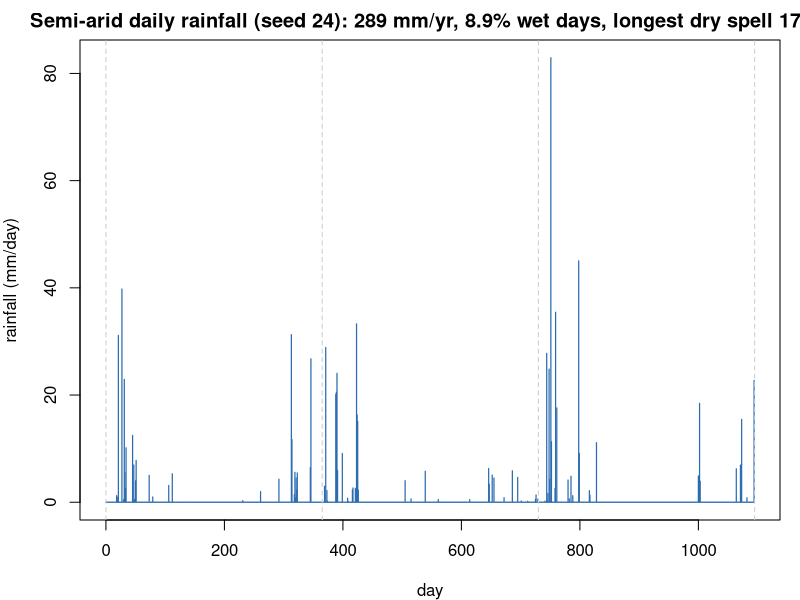

Recreate this plot in R.
#!/usr/bin/env Rscript
for (d in c("out","fig")) dir.create(d, showWarnings = FALSE)
# Semi-arid Australian daily rainfall generator.
#
# Chain-dependent (two-state Markov) occurrence + gamma wet-day intensities, with
# summer-dominant seasonality (monsoon-influenced central/western rangelands, e.g.
# Alice Springs / western NSW: ~250-300 mm/yr, >85% dry days, heavy-tailed storms,
# multi-week dry spells). Southern hemisphere: wet season peaks mid-January.
#
# Output: a piecewise-constant daily rainfall flux (mm/day). The daily steps are
# realistic (rain is delivered in daily gauge totals) and are themselves a stress
# for an adaptive ODE solver -- each day boundary is a kink in the forcing.

set.seed(24)                       # reproducible
n_years <- 3L
n_days  <- 365L * n_years
doy     <- ((seq_len(n_days) - 1L) %% 365L)                # 0..364, day 0 = Jan 1

# Seasonal factor: 1 at peak wet (mid-Jan, doy~15), low in winter (mid-Jul).
# cos peaks at doy=15; scaled into [0,1].
season <- (1 + cos(2 * pi * (doy - 15) / 365)) / 2         # 1 summer .. 0 winter

# Occurrence: Markov chain with seasonally modulated transition probs.
# Dry->wet low; wet->wet gives persistence (storm clusters). Winter suppressed.
p01 <- 0.010 + 0.095 * season^1.5    # P(wet tomorrow | dry today)
p11 <- 0.15  + 0.38  * season^1.5    # P(wet tomorrow | wet today)

wet <- logical(n_days)
wet[1] <- FALSE
for (t in 2:n_days) {
  p <- if (wet[t - 1]) p11[t] else p01[t]
  wet[t] <- runif(1) < p
}

# Wet-day amount: gamma, heavy-tailed (shape < 1), larger scale in summer
# (convective storms). shape*scale = mean wet-day depth.
shape <- 0.60
scale <- 4 + 11 * season           # mm; summer storms heavier
rain  <- numeric(n_days)
rain[wet] <- rgamma(sum(wet), shape = shape, scale = scale[wet])
rain <- round(rain, 2)
rain[rain < 0.1] <- 0              # gauge threshold
wet  <- rain > 0

# ---- dry-spell lengths (a key stressor: long depletion toward the residual bound)
rle_dry <- rle(!wet)
dry_runs <- rle_dry$lengths[rle_dry$values]

# ---- summary
ann <- tapply(rain, rep(seq_len(n_years), each = 365L), sum)
cat("=== semi-arid rainfall: summary ===\n")
cat(sprintf("days=%d  years=%d\n", n_days, n_years))
cat(sprintf("annual totals (mm): %s  (mean %.0f)\n",
            paste(sprintf("%.0f", ann), collapse=", "), mean(ann)))
cat(sprintf("wet days: %d (%.1f%%)\n", sum(wet), 100*mean(wet)))
cat(sprintf("max daily (mm): %.1f   95th pct of wet days: %.1f\n",
            max(rain), quantile(rain[wet], 0.95)))
cat(sprintf("longest dry spell: %d days   mean dry spell: %.1f days\n",
            max(dry_runs), mean(dry_runs)))
cat(sprintf("number of >20mm storm days: %d\n", sum(rain > 20)))

# ---- save
df <- data.frame(day = seq_len(n_days) - 1L, doy = doy, rain_mm = rain)
outdir <- "out"
write.csv(df, file.path(outdir, "rainfall.csv"), row.names = FALSE)
cat("wrote", file.path(outdir, "rainfall.csv"), "\n")

# ---- plot
png("fig/rainfall.png", width=1100, height=420)
op <- par(mar=c(4,4,2,1))
plot(df$day, df$rain_mm, type="h", col="#2b6cb0", lwd=1.2,
     xlab="day", ylab="rainfall (mm/day)",
     main=sprintf("Semi-arid daily rainfall (seed 24): %.0f mm/yr, %.1f%% wet days, longest dry spell %d d",
                  mean(ann), 100*mean(wet), max(dry_runs)))
abline(v = seq(0, n_days, 365), col="grey80", lty=2)
par(op); dev.off()
cat("wrote fig/rainfall.png\n")
